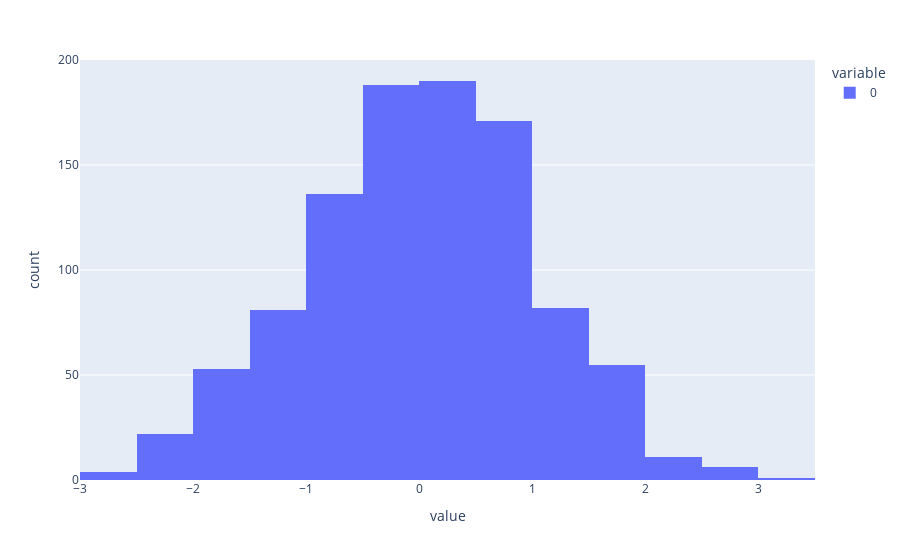

The cell this chart's notebook holds for it:
### Code cell
px.histogram(x, nbins=20)

### Figure 1 — Plotly figure (JSON) as saved in the notebook; plotly's stock layout.template omitted (floating-point values rounded to 4 significant figures; data arrays with more than 128 entries replaced by an {"elided": "..."} marker saying what was removed)
{"data": [{"alignmentgroup": "True", "bingroup": "x", "hovertemplate": "variable=0<br>value=%{x}<br>count=%{y}<extra></extra>", "legendgroup": "0", "marker": {"color": "#636efa", "pattern": {"shape": ""}}, "name": "0", "nbinsx": 20, "offsetgroup": "0", "orientation": "v", "showlegend": true, "type": "histogram", "x": {"elided": "1000 float values"}, "xaxis": "x", "yaxis": "y"}], "layout": {"barmode": "relative", "legend": {"title": {"text": "variable"}, "tracegroupgap": 0}, "margin": {"t": 60}, "xaxis": {"anchor": "y", "domain": [0, 1], "title": {"text": "value"}}, "yaxis": {"anchor": "x", "domain": [0, 1], "title": {"text": "count"}}}}
